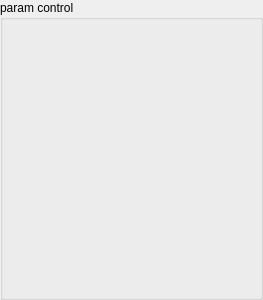
<?xml version="1.0" encoding="UTF-8"?>
<ui version="4.0">
 <class>ParamListWidget</class>
 <widget class="QGroupBox" name="ParamListWidget">
  <property name="geometry">
   <rect>
    <x>0</x>
    <y>0</y>
    <width>263</width>
    <height>300</height>
   </rect>
  </property>
  <property name="maximumSize">
   <size>
    <width>263</width>
    <height>16777215</height>
   </size>
  </property>
  <property name="windowTitle">
   <string>GroupBox</string>
  </property>
  <property name="title">
   <string>param control</string>
  </property>
  <layout class="QVBoxLayout" name="verticalLayout_canShuLieBiao"/>
 </widget>
 <resources/>
 <connections/>
</ui>
